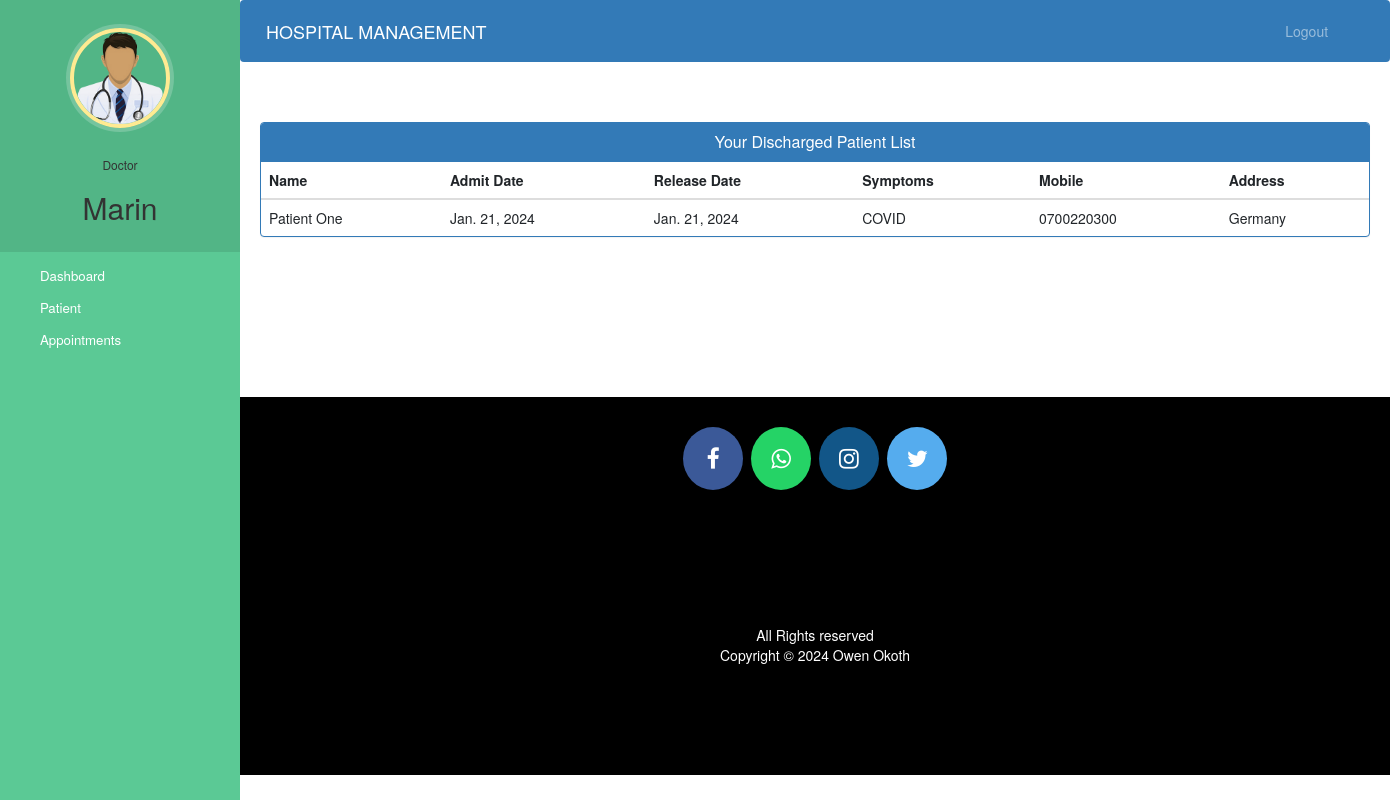
/doctor-view-discharge-patient (signed in), run on the app's committed database.
### hospital/models.py (models this page shows, shortened)
class Doctor(models.Model):
    user=models.OneToOneField(User,on_delete=models.CASCADE)
    profile_pic= models.ImageField(upload_to='profile_pic/DoctorProfilePic/',null=True,blank=True)
    address = models.CharField(max_length=40)
    mobile = models.CharField(max_length=20,null=True)
    department= models.CharField(max_length=50,choices=departments,default='Cardiologist')
    status=models.BooleanField(default=False)

class PatientDischargeDetails(models.Model):
    patientId=models.PositiveIntegerField(null=True)
    patientName=models.CharField(max_length=40)
    assignedDoctorName=models.CharField(max_length=40)
    address = models.CharField(max_length=40)
    mobile = models.CharField(max_length=20,null=True)
    symptoms = models.CharField(max_length=100,null=True)
    admitDate=models.DateField(null=False)
    releaseDate=models.DateField(null=False)
    daySpent=models.PositiveIntegerField(null=False)
    roomCharge=models.PositiveIntegerField(null=False)
    medicineCost=models.PositiveIntegerField(null=False)
    doctorFee=models.PositiveIntegerField(null=False)
    OtherCharge=models.PositiveIntegerField(null=False)
    total=models.PositiveIntegerField(null=False)

### hospital/views.py (the view)
# urls.py: path('doctor-view-discharge-patient',views.doctor_view_discharge_patient_view,name='doctor-view-discharge-patient'),
@login_required(login_url='doctorlogin')
@user_passes_test(is_doctor)
def doctor_view_discharge_patient_view(request):
    dischargedpatients=models.PatientDischargeDetails.objects.all().distinct().filter(assignedDoctorName=request.user.first_name)
    doctor=models.Doctor.objects.get(user_id=request.user.id) #for profile picture of doctor in sidebar
    return render(request,'hospital/doctor_view_discharge_patient.html',{'dischargedpatients':dischargedpatients,'doctor':doctor})

### hospital/views.py (called while the page is built)
def is_doctor(user):
    return user.groups.filter(name='DOCTOR').exists()

### templates/hospital/doctor_view_discharge_patient.html (shortened to what this page needs)
{% extends 'hospital/doctor_base.html' %}
{% block content %}
{%load static%}
<head>
  <link href="//netdna.bootstrapcdn.com/bootstrap/3.0.0/css/bootstrap.min.css" rel="stylesheet" id="bootstrap-css">
</head>
<div class="container">
  <div class="panel panel-primary">
    <div class="panel-heading">
      <h6 class="panel-title">Your Discharged Patient List</h6>
    </div>
    <table class="table table-hover" id="dev-table">
      <thead>
        <tr>
          <th>Name</th>
          <th>Admit Date</th>
          <th>Release Date</th>
          <th>Symptoms</th>
          <th>Mobile</th>
          <th>Address</th>
        </tr>
      </thead>
      {% for p in dischargedpatients %}
      <tr>
        <td> {{p.patientName}}</td>
        <td>{{p.admitDate}}</td>
        <td>{{p.releaseDate}}</td>
        <td>{{p.symptoms}}</td>
        <td>{{p.mobile}}</td>
        <td>{{p.address}}</td>
      </tr>
      {% endfor %}
    </table>
  </div>
</div>
{% endblock content %}

### templates/hospital/doctor_base.html (shortened to what this page needs)
<!DOCTYPE html>
{% load static %}
<html lang="en">
<head>
  <link rel="stylesheet" href="https://stackpath.bootstrapcdn.com/bootstrap/4.3.1/css/bootstrap.min.css">
  <link rel="stylesheet" href="https://maxcdn.bootstrapcdn.com/font-awesome/4.7.0/css/font-awesome.min.css">
</head>
<body>
  <nav class="menu" tabindex="0">
    <header class="avatar">
      <img src="{% static doctor.profile_pic.url %}" alt="Profile Pic" />
      <br><br>
      <h6>Doctor</h6>
      <h2>{{request.user.first_name}}</h2>
    </header>
    <ul>
      <li tabindex="0" class="icon-dashboard"> <a style="color:white; text-decoration:none;" href="/doctor-dashboard"><span>Dashboard</span></a> </li>
      <li tabindex="0" class="icon-users"> <a style="color:white; text-decoration:none;" href="/doctor-patient"><span>Patient</span></a></li>
      <li tabindex="0" class="icon-calendar"> <a style="color:white; text-decoration:none;" href="/doctor-appointment"><span>Appointments</span></a></li>
    </ul>
  </nav>
  <main>
    <div class="bs-example">
      <nav class="navbar navbar-expand-md  navbar-dark fixed-top" style="background:#337AB7;">
        <a href="/doctor-dashboard" class="navbar-brand">HOSPITAL MANAGEMENT</a>
        <div class="collapse navbar-collapse justify-content-between" id="navbarCollapse">
          <div class="navbar-nav" style=" margin-left: 90%;">
            <a href="/logout" class="nav-item nav-link">Logout</a>
          </div>
        </div>
      </nav>
    </div>
    <br><br>
    {% block content %}
    {% endblock content %}
    <br><br><br><br><br><br><br>
    <footer>
      <p>
        <a id="ftr" href="#" class="fa fa-facebook"></a>
        <a id="ftr" href="#" class="fa fa-whatsapp"></a>
        <a id="ftr" href="#" class="fa fa-instagram"></a>
        <a id="ftr" href="#" class="fa fa-twitter"></a>
      </p>
      <br>
      <div class="container">
        <div class="row">
          <div class="col-md-12 col-sm-12">
            <div style="color:#ffffff;" class="wow fadeInUp footer-copyright">
              <p>All Rights reserved <br>
                Copyright &copy; 2024 Owen Okoth </p>
            </div>
          </div>
        </div>
      </div>
    </footer>
  </main>
</body>
</html>

### templates/hospital/doctor_base.html (style rules this page uses)
a:link { text-decoration: none; }
a { color: white; }
footer { padding: 0px 0px 0px 0px; background-color: black; margin: 0px; }
#ftr { padding: 20px; }
.fa { font-size: 23px; width: 60px; text-align: center; text-decoration: none; margin: 5px 2px; border-radius: 50%; }
.fa-facebook { background: #3B5998; color: white; margin-top: 30px; }
.fa-whatsapp { background: #25d366; color: white; }
.fa-twitter { background: #55ACEE; color: white; }
.fa-instagram { background: #125688; color: white; }
p { text-align: center; }
body { padding-left: 240px; }
main { position: relative; height: 100vh; }
.menu { background: #5bc995; height: 100vh; width: 240px; position: fixed; top: 0px; left: 0; z-index: 5; outline: none; }
.menu .avatar { background: rgba(0, 0, 0, 0.1); padding: 2em 0.5em; text-align: center; }
.menu .avatar img { width: 100px; border-radius: 50%; overflow: hidden; border: 4px solid #ffea92; box-shadow: 0 0 0 4px rgba(255, 255, 255, 0.2); }
.menu .avatar h2 { font-weight: normal; margin-bottom: 0; }
.menu ul { list-style: none; padding: 0.5em 0; margin: 0; }
.menu ul li { padding: 0.5em 1em 0.5em 3em; font-size: 0.95em; font-weight: regular; background-repeat: no-repeat; background-position: left 15px center; background-size: auto 20px; transition: all 0.15s linear; cursor: pointer; }
.menu ul li.icon-dashboard { background-image: url("http://www.entypo.com/images//gauge.svg"); }
.menu ul li.icon-users { background-image: url("http://www.entypo.com/images//users.svg"); }
.menu ul li.icon-calendar { background-image: url("http://www.entypo.com/images//calendar.svg"); }

### templates/hospital/doctor_view_discharge_patient.html (style rules this page uses)
a:link { text-decoration: none; }
h6 { text-align: center; }
.row { margin: 100px; }

### data on the page
Doctor: profile_pic (picture)
PatientDischargeDetails: patientName "Patient One", admitDate "Jan. 21, 2024", releaseDate "Jan. 21, 2024", symptoms "COVID", mobile "0700220300", address "Germany"

### other printed values
{{ request.user.first_name }} "Marin"
